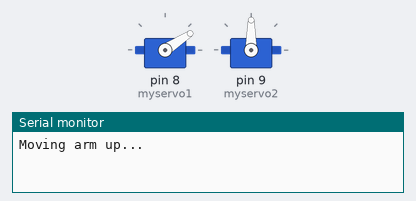
Bench run of a sketch on a simulated Arduino Uno, built with avr-gcc and run on an emulated ATmega328P. Parts: 2 × servo, the last lines printed to the serial monitor.

Above: at 0.05 s.
At 3.3 s:
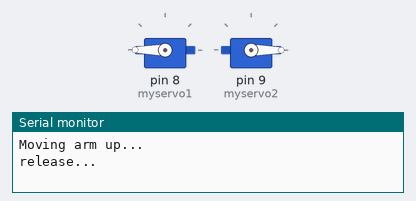
At 4.75 s:
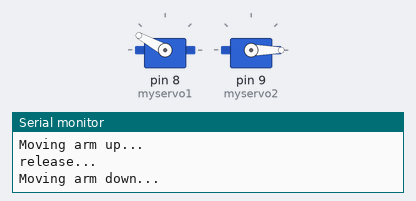
At 9.45 s:
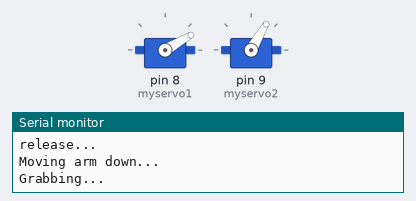
Timing chart, 0 to 12.3 s (numbered marks = the images above):
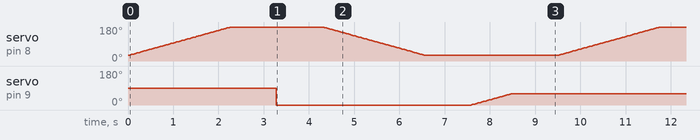

Measured:
- by itself, servo on pin 9 (myservo2): ramps from 0° to 60° and jumps back, once every 9.5 s

The sketch:

Servo-gripping-test.ino
```cpp
#include <Servo.h>

Servo myservo1;   //The Arm  // create servo object to control a servo

Servo myservo2;   //The gripper
int pos = 30;    // variable to store the servo position

int pos1 = 0;

void setup() {
  myservo1.attach(8);  // attaches the servo on pin 9 to the servo object
  myservo2.attach(9);
  Serial.begin(9600); // Initialize serial communication for debugging (optional)
}

void loop() {

  // MOVE ARM UP *************************************************
  Serial.println("Moving arm up..."); //optional serial print.
  for (pos = 30; pos <= 180; pos += 1) { // goes from 30 degrees to 180 degrees
    // in steps of 1 degree
    myservo1.write(pos);              // tell servo to go to position in variable 'pos'
    delay(15);                       // waits 15ms for the servo to reach the position
  }
  delay(1000); // Hold grip for 1 second

  //RELEASE THE ARM *************************************************
  Serial.println("release..."); //optional serial print.
  //for (pos1 = 30; pos1 <= 180; pos1 += 1)
  { // goes from 30 degrees to 180 degrees
    // in steps of 1 degree
    myservo2.write(0);              // tell servo to go to position in variable 'pos'
    delay(15);                       // waits 15ms for the servo to reach the position
  }
  delay(1000); // Hold grip for 1 second

  // MOVE ARM DOWN ************************************************
  Serial.println("Moving arm down..."); //optional serial print.
  for (pos = 180; pos >= 30; pos -= 1) { // goes from 180 degrees to 30 degrees
    myservo1.write(pos);              // tell servo to go to position in variable 'pos'
    delay(15);                       // waits 15ms for the servo to reach the position
  }
  delay(1000); // Hold ungrip for 1 second

  //GRAB OBJECT *****************************************************
  Serial.println("Grabbing..."); //optional serial print.
  for (pos1 = 0; pos1 <= 60; pos1 += 1)
  { // goes from 60 degrees to 180 degrees
    // in steps of 1 degree
    myservo2.write(pos1);              // tell servo to go to position in variable 'pos'
    delay(15);                       // waits 15ms for the servo to reach the position
  }
  delay(1000); // Hold grip for 1 second


  //Alternative grip/ungrip using direct writes.
  /*
  Serial.println("Gripping...");
  myservo.write(90); //grip
  delay(1000);

  Serial.println("Ungripping...");
  myservo.write(0); //ungrip
  delay(1000);
  */
}
```
